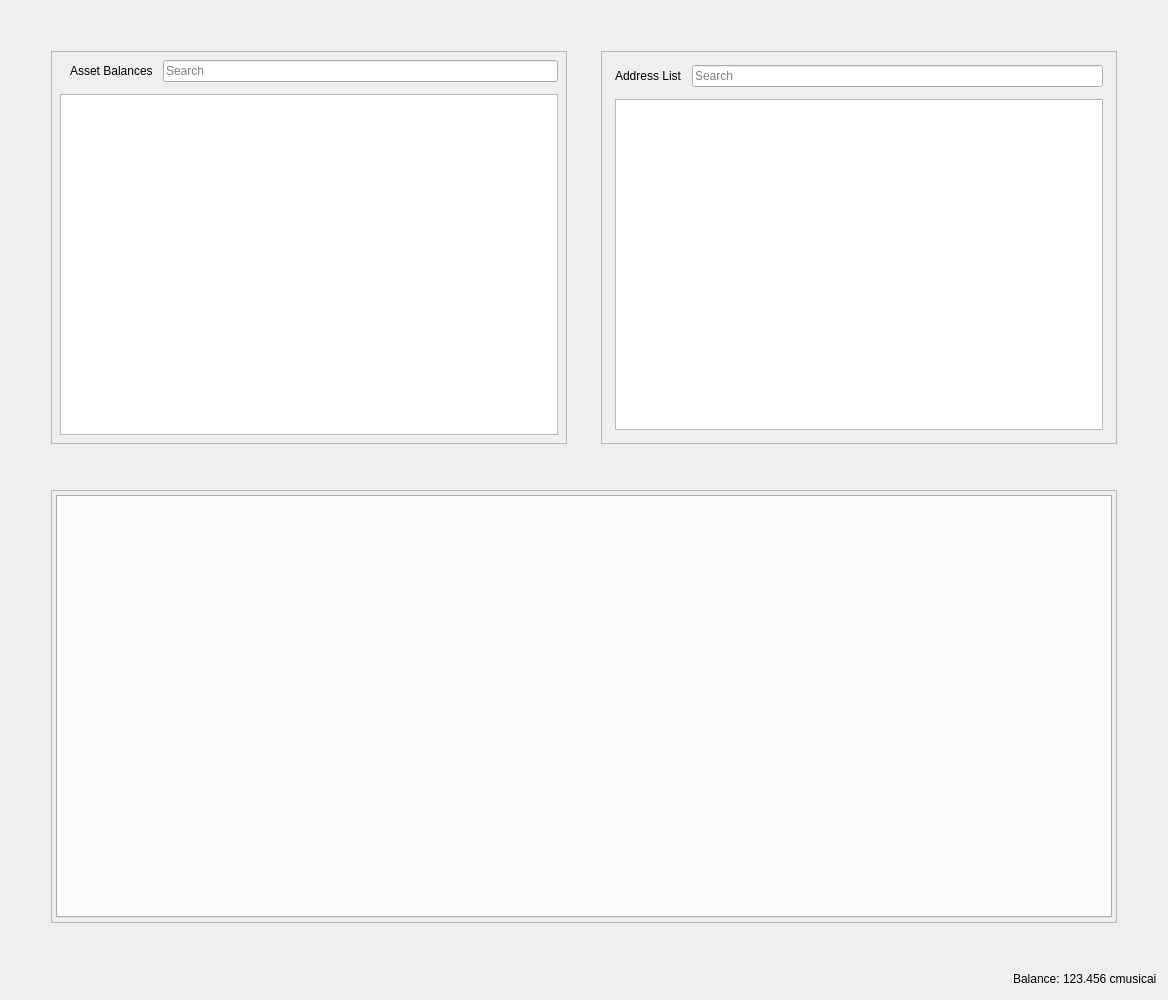
<?xml version="1.0" encoding="UTF-8"?>
<ui version="4.0">
 <class>RestrictedAssetsDialog</class>
 <widget class="QDialog" name="RestrictedAssetsDialog">
  <property name="geometry">
   <rect>
    <x>0</x>
    <y>0</y>
    <width>1168</width>
    <height>1000</height>
   </rect>
  </property>
  <property name="windowTitle">
   <string>Send Coins</string>
  </property>
  <layout class="QVBoxLayout" name="verticalLayout">
   <item>
    <layout class="QHBoxLayout" name="horizontalLayout">
     <property name="spacing">
      <number>34</number>
     </property>
     <property name="leftMargin">
      <number>40</number>
     </property>
     <property name="topMargin">
      <number>40</number>
     </property>
     <property name="rightMargin">
      <number>40</number>
     </property>
     <property name="bottomMargin">
      <number>40</number>
     </property>
     <item>
      <widget class="QFrame" name="frameAssetBalance">
       <property name="frameShape">
        <enum>QFrame::StyledPanel</enum>
       </property>
       <property name="frameShadow">
        <enum>QFrame::Raised</enum>
       </property>
       <layout class="QVBoxLayout" name="verticalLayout_7">
        <property name="spacing">
         <number>12</number>
        </property>
        <property name="leftMargin">
         <number>4</number>
        </property>
        <property name="topMargin">
         <number>4</number>
        </property>
        <property name="rightMargin">
         <number>4</number>
        </property>
        <property name="bottomMargin">
         <number>4</number>
        </property>
        <item>
         <layout class="QVBoxLayout" name="verticalLayout_4">
          <property name="spacing">
           <number>12</number>
          </property>
          <property name="leftMargin">
           <number>4</number>
          </property>
          <property name="topMargin">
           <number>4</number>
          </property>
          <property name="rightMargin">
           <number>4</number>
          </property>
          <property name="bottomMargin">
           <number>4</number>
          </property>
          <item>
           <layout class="QHBoxLayout" name="horizontalLayout_8">
            <property name="spacing">
             <number>10</number>
            </property>
            <property name="leftMargin">
             <number>10</number>
            </property>
            <item>
             <widget class="QLabel" name="labelAssetBalance">
              <property name="text">
               <string>Asset Balances</string>
              </property>
             </widget>
            </item>
            <item>
             <widget class="QLineEdit" name="lineEditAssetSearch">
              <property name="placeholderText">
               <string>Search</string>
              </property>
             </widget>
            </item>
           </layout>
          </item>
          <item>
           <widget class="QTableView" name="listAssets"/>
          </item>
         </layout>
        </item>
       </layout>
      </widget>
     </item>
     <item>
      <widget class="QFrame" name="frameAddressList">
       <property name="frameShape">
        <enum>QFrame::StyledPanel</enum>
       </property>
       <property name="frameShadow">
        <enum>QFrame::Raised</enum>
       </property>
       <layout class="QVBoxLayout" name="verticalLayout_10">
        <property name="spacing">
         <number>12</number>
        </property>
        <item>
         <layout class="QVBoxLayout" name="verticalLayout_9">
          <property name="spacing">
           <number>12</number>
          </property>
          <property name="leftMargin">
           <number>4</number>
          </property>
          <property name="topMargin">
           <number>4</number>
          </property>
          <property name="rightMargin">
           <number>4</number>
          </property>
          <property name="bottomMargin">
           <number>4</number>
          </property>
          <item>
           <layout class="QHBoxLayout" name="horizontalLayout_9">
            <property name="spacing">
             <number>10</number>
            </property>
            <property name="leftMargin">
             <number>0</number>
            </property>
            <property name="topMargin">
             <number>0</number>
            </property>
            <property name="rightMargin">
             <number>0</number>
            </property>
            <property name="bottomMargin">
             <number>0</number>
            </property>
            <item>
             <widget class="QLabel" name="labelAddressList">
              <property name="text">
               <string>Address List</string>
              </property>
             </widget>
            </item>
            <item>
             <widget class="QLineEdit" name="lineEditAddressSearch">
              <property name="placeholderText">
               <string>Search</string>
              </property>
             </widget>
            </item>
           </layout>
          </item>
          <item>
           <widget class="QTableView" name="myAddressList"/>
          </item>
         </layout>
        </item>
       </layout>
      </widget>
     </item>
    </layout>
   </item>
   <item>
    <layout class="QHBoxLayout" name="horizontalLayout_4">
     <property name="spacing">
      <number>34</number>
     </property>
     <property name="leftMargin">
      <number>40</number>
     </property>
     <property name="topMargin">
      <number>0</number>
     </property>
     <property name="rightMargin">
      <number>40</number>
     </property>
     <property name="bottomMargin">
      <number>40</number>
     </property>
     <item>
      <widget class="QFrame" name="tabFrame">
       <property name="frameShape">
        <enum>QFrame::StyledPanel</enum>
       </property>
       <property name="frameShadow">
        <enum>QFrame::Raised</enum>
       </property>
       <layout class="QVBoxLayout" name="verticalLayout_8">
        <property name="spacing">
         <number>12</number>
        </property>
        <property name="leftMargin">
         <number>4</number>
        </property>
        <property name="topMargin">
         <number>4</number>
        </property>
        <property name="rightMargin">
         <number>4</number>
        </property>
        <property name="bottomMargin">
         <number>4</number>
        </property>
        <item>
         <widget class="QTabWidget" name="tabWidget">
          <property name="tabPosition">
           <enum>QTabWidget::North</enum>
          </property>
          <property name="tabShape">
           <enum>QTabWidget::Rounded</enum>
          </property>
          <property name="currentIndex">
           <number>-1</number>
          </property>
          <property name="elideMode">
           <enum>Qt::ElideNone</enum>
          </property>
         </widget>
        </item>
       </layout>
      </widget>
     </item>
    </layout>
   </item>
   <item>
    <layout class="QHBoxLayout" name="horizontalLayout_2">
     <property name="spacing">
      <number>3</number>
     </property>
     <item>
      <spacer name="horizontalSpacer">
       <property name="orientation">
        <enum>Qt::Horizontal</enum>
       </property>
       <property name="sizeHint" stdset="0">
        <size>
         <width>40</width>
         <height>20</height>
        </size>
       </property>
      </spacer>
     </item>
     <item alignment="Qt::AlignRight">
      <widget class="QLabel" name="label">
       <property name="sizePolicy">
        <sizepolicy hsizetype="Preferred" vsizetype="Fixed">
         <horstretch>0</horstretch>
         <verstretch>0</verstretch>
        </sizepolicy>
       </property>
       <property name="text">
        <string>Balance:</string>
       </property>
      </widget>
     </item>
     <item alignment="Qt::AlignRight">
      <widget class="QLabel" name="labelBalance">
       <property name="sizePolicy">
        <sizepolicy hsizetype="Preferred" vsizetype="Fixed">
         <horstretch>0</horstretch>
         <verstretch>0</verstretch>
        </sizepolicy>
       </property>
       <property name="cursor">
        <cursorShape>IBeamCursor</cursorShape>
       </property>
       <property name="text">
        <string notr="true">123.456 cmusicai</string>
       </property>
       <property name="textInteractionFlags">
        <set>Qt::LinksAccessibleByMouse|Qt::TextSelectableByKeyboard|Qt::TextSelectableByMouse</set>
       </property>
      </widget>
     </item>
    </layout>
   </item>
  </layout>
 </widget>
 <resources>
  <include location="../cmusicai.qrc"/>
 </resources>
 <connections/>
</ui>
